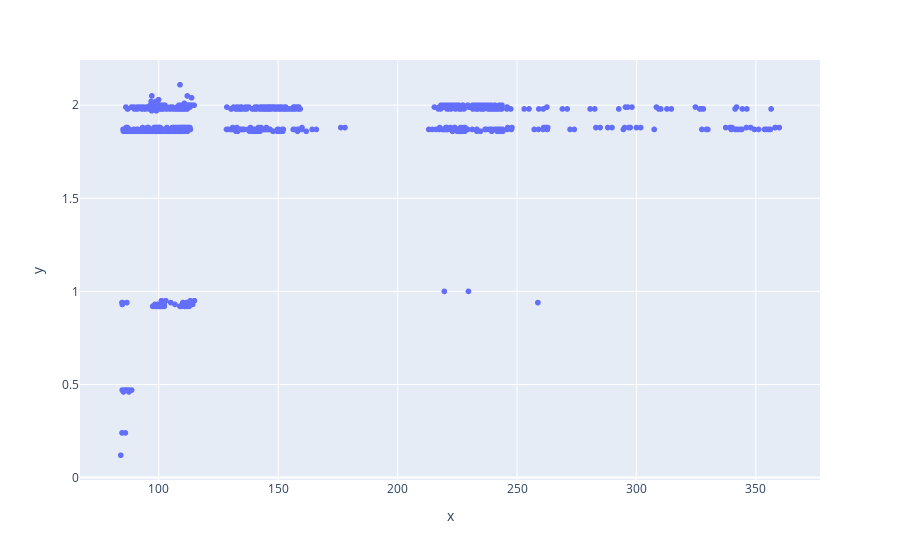

Notebook code cell kept with this figure:
### Code cell
px.scatter(x=max_topic_train_freqs.loc[13].med_freq,
y=max_topic_train_freqs.loc[13].diff_freq)

### Figure 1 — Plotly figure (JSON) as saved in the notebook; plotly's stock layout.template omitted (floating-point values rounded to 4 significant figures; data arrays with more than 128 entries replaced by an {"elided": "..."} marker saying what was removed)
{"data": [{"hovertemplate": "x=%{x}<br>y=%{y}<extra></extra>", "legendgroup": "", "marker": {"color": "#636efa", "symbol": "circle"}, "mode": "markers", "name": "", "showlegend": false, "type": "scattergl", "x": {"elided": "1281 float values"}, "xaxis": "x", "y": {"elided": "1281 float values"}, "yaxis": "y"}], "layout": {"legend": {"tracegroupgap": 0}, "margin": {"t": 60}, "xaxis": {"anchor": "y", "domain": [0, 1], "title": {"text": "x"}}, "yaxis": {"anchor": "x", "domain": [0, 1], "title": {"text": "y"}}}}
